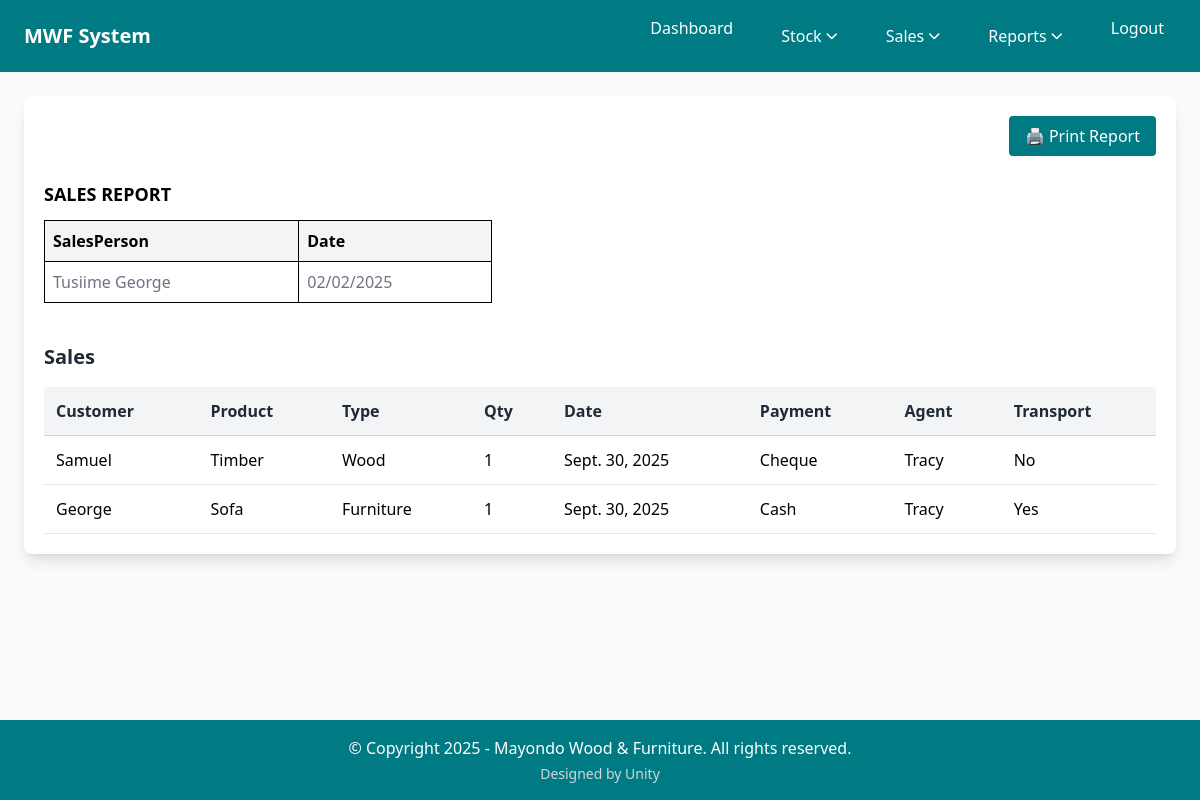
The page /saleReport/ (signed in) on the database as committed earlier.
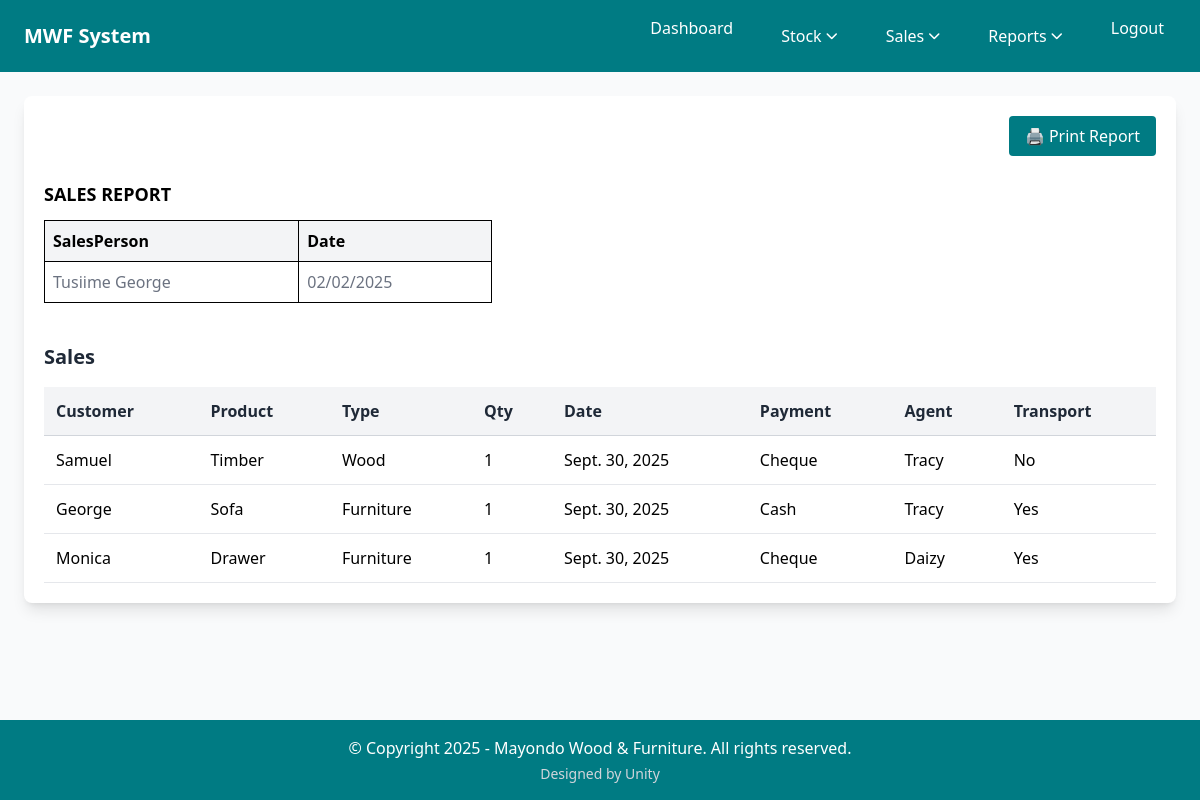
The same page on the database as committed later.
### home/models.py (models this page shows, shortened)
class Sale(models.Model):
    CUSTOMER_CHOICES = [('Timber', 'Timber'), ('Sofa', 'Sofa'),('Tables','Tables'),('Cupboards','Cupboards'),('Drawer','Drawer'),('Poles','Poles')]
    PRODUCT_TYPE_CHOICES = [('Wood', 'Wood'), ('Furniture', 'Furniture')]
    PAYMENT_CHOICES = [('Cash', 'Cash'), ('Cheque','Cheque'), ('Bank Overdraft','Bank Overdraft')]
    product_id = models.CharField(max_length=50, blank=True, unique=True)
    product_ref = models.ForeignKey(Product, on_delete=models.PROTECT, null=True, blank=True,
                                   help_text="Select product from catalog")
    customer_name = models.CharField(max_length=100)
    product_name = models.TextField(choices = CUSTOMER_CHOICES, null=True, blank=True)
    product_type = models.CharField(max_length=20, choices=PRODUCT_TYPE_CHOICES, null=True, blank=True)
    quantity = models.IntegerField()  # Number of items sold
    date = models.DateField(null=False)  # When the sale occurred
    payment_type = models.TextField(choices = PAYMENT_CHOICES)  # How customer paid
    sales_agent = models.CharField(max_length=50)  # Employee who made the sale
    transport_required = models.BooleanField(default=False)  # Delivery needed (checkbox)

### home/views.py (the view)
# urls.py: path('saleReport/', saleReport, name='saleReport'),     # Sales report page
@login_required
@user_passes_test(is_employee_or_manager)
@manager_required
def saleReport(request):
    all_Sale = Sale.objects.all()
    context = {
        "sales": all_Sale
    }
    return render(request, "sales_report.html", context)

### home/context_processors.py (called while the page is built)
def user_roles(request):
    context = {
        'is_manager': False,
        'is_employee': False,
    }
    if request.user.is_authenticated:
        context['is_manager'] = request.user.groups.filter(name="Manager").exists()
        context['is_employee'] = request.user.groups.filter(name="Employee").exists()
    return context

### home/views.py (called while the page is built)
def manager_required(view_func):
    @wraps(view_func)
    def _wrapped_view(request, *args, **kwargs):
        if not request.user.is_authenticated:
            return redirect('login')
        if not request.user.groups.filter(name="Manager").exists():
            messages.error(request, "Access denied. Manager privileges required.")
            return redirect('dashboard')
        return view_func(request, *args, **kwargs)
    return _wrapped_view

def is_employee_or_manager(user):
    return user.is_authenticated and user.groups.filter(name__in=['Manager', 'Employee']).exists()

### home/templates/sales_report.html (shortened to what this page needs)
{% extends 'base.html' %}
{% block content %}
  <div class="max-w-screen-2xl mx-auto bg-white rounded-lg p-5 relative shadow-lg">
    <button class="print-btn absolute top-5 right-5 px-4 py-2 bg-cordes-dark text-white border-0 rounded cursor-pointer hover:bg-cordes-blue transition-colors" onclick="window.print()">🖨️ Print Report</button>
    <div class="mt-16 mb-8">
      <table class="border-collapse w-full max-w-md">
        <caption class="font-bold mb-3 text-left text-lg">SALES REPORT</caption>
        <thead class="bg-gray-100">
          <tr>
            <th class="border border-black p-2 text-left">SalesPerson</th>
            <th class="border border-black p-2 text-left">Date</th>
          </tr>
        </thead>
        <tbody>
          <tr>
            <td class="border border-black p-2 editable-cell" contenteditable="true" data-placeholder="Tusiime George"></td>
            <td class="border border-black p-2 editable-cell" contenteditable="true" data-placeholder="02/02/2025"></td>
          </tr>
        </tbody>
      </table>
    </div>
    <section class="w-full mt-10">
      <h2 class="text-xl font-semibold mb-4 text-gray-800">Sales</h2>
      <table class="w-full border-collapse">
        <thead>
          <tr class="bg-gray-100">
            <th class="p-3 text-left border-b border-gray-300 text-gray-800">Customer</th>
            <th class="p-3 text-left border-b border-gray-300 text-gray-800">Product</th>
            <th class="p-3 text-left border-b border-gray-300 text-gray-800">Type</th>
            <th class="p-3 text-left border-b border-gray-300 text-gray-800">Qty</th>
            <th class="p-3 text-left border-b border-gray-300 text-gray-800">Date</th>
            <th class="p-3 text-left border-b border-gray-300 text-gray-800">Payment</th>
            <th class="p-3 text-left border-b border-gray-300 text-gray-800">Agent</th>
            <th class="p-3 text-left border-b border-gray-300 text-gray-800">Transport</th>
          </tr>
        </thead>
        <tbody>
        {% for sale in sales %}
        <tr class="hover:bg-gray-50">
          <td class="p-3 border-b border-gray-200">{{ sale.customer_name }}</td>
          <td class="p-3 border-b border-gray-200">{{ sale.product_name }}</td>
          <td class="p-3 border-b border-gray-200">{{ sale.product_type }}</td>
          <td class="p-3 border-b border-gray-200">{{ sale.quantity }}</td>
          <td class="p-3 border-b border-gray-200">{{ sale.date }}</td>
          <td class="p-3 border-b border-gray-200">{{ sale.payment_type }}</td>
          <td class="p-3 border-b border-gray-200">{{ sale.sales_agent }}</td>
          <td class="p-3 border-b border-gray-200">{{ sale.transport_required|yesno:"Yes,No" }}</td>
        </tr>
        {% empty %}
        <tr>
          <td colspan="8" class="p-3 border-b border-gray-200 text-center text-gray-500">No items yet. Add one</td>
        </tr>
        {% endfor %}
      </tbody>
      </table>
    </section>
  </div>
{% endblock %}

Rows that differ between the two databases and show on the page:
added Sale: customer_name "Monica", product_name "Drawer", product_type "Furniture", quantity "1", date "Sept. 30, 2025", payment_type "Cheque", sales_agent "Daizy", transport_required "Yes"
